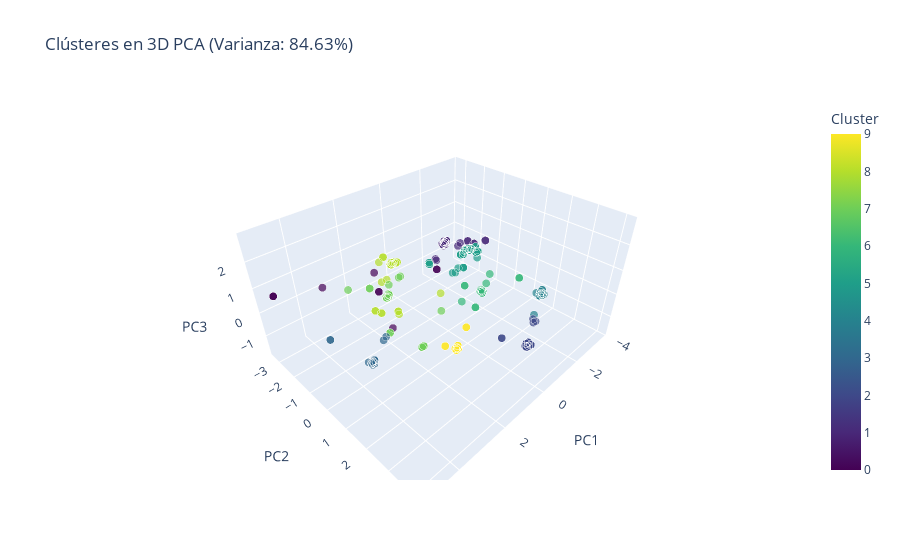

Notebook code cell kept with this figure:
### Code cell
# Si quieres una visualización interactiva
try:
    import plotly.express as px
    
    # Crear DataFrame para plotly
    plotly_df = pca_df[['PC1', 'PC2', 'PC3']].copy()
    plotly_df['Cluster'] = etiquetas
    plotly_df['Tamaño'] = 5  # Para tamaño constante de puntos
    
    # Gráfico 3D interactivo
    fig = px.scatter_3d(plotly_df, 
                        x='PC1', y='PC2', z='PC3',
                        color='Cluster',
                        title=f'Clústeres en 3D PCA (Varianza: {varianza_acumulada[2]:.2%})',
                        opacity=0.7,
                        size='Tamaño',
                        size_max=8,
                        color_continuous_scale='viridis')
    
    fig.show()
    
except ImportError:
    print("Plotly no está instalado. Para visualización interactiva: pip install plotly")

### Figure 1 — Plotly figure (JSON) as saved in the notebook; plotly's stock layout.template omitted (floating-point values rounded to 4 significant figures; data arrays with more than 128 entries replaced by an {"elided": "..."} marker saying what was removed)
{"data": [{"hovertemplate": "PC1=%{x}<br>PC2=%{y}<br>PC3=%{z}<br>Tamaño=%{marker.size}<br>Cluster=%{marker.color}<extra></extra>", "legendgroup": "", "marker": {"color": {"elided": "374 int values"}, "coloraxis": "coloraxis", "opacity": 0.7, "size": {"elided": "374 int values"}, "sizemode": "area", "sizeref": 0.07812, "symbol": "circle"}, "mode": "markers", "name": "", "scene": "scene", "showlegend": false, "type": "scatter3d", "x": {"elided": "374 float values"}, "y": {"elided": "374 float values"}, "z": {"elided": "374 float values"}}], "layout": {"coloraxis": {"colorbar": {"title": {"text": "Cluster"}}, "colorscale": [[0, "#440154"], [0.1111, "#482878"], [0.2222, "#3e4989"], [0.3333, "#31688e"], [0.4444, "#26828e"], [0.5556, "#1f9e89"], [0.6667, "#35b779"], [0.7778, "#6ece58"], [0.8889, "#b5de2b"], [1, "#fde725"]]}, "legend": {"itemsizing": "constant", "tracegroupgap": 0}, "scene": {"domain": {"x": [0, 1], "y": [0, 1]}, "xaxis": {"title": {"text": "PC1"}}, "yaxis": {"title": {"text": "PC2"}}, "zaxis": {"title": {"text": "PC3"}}}, "title": {"text": "Clústeres en 3D PCA (Varianza: 84.63%)"}}}
